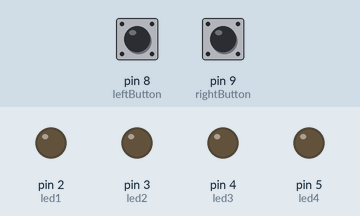
Simulated run of this sketch. Board: Arduino Uno, built with avr-gcc and run on an emulated ATmega328P. Parts: output pins drawn as LEDs (lit = HIGH). Inputs (shaded band) come from the test bench; at power-on: pin 8 (leftButton) LOW, pin 9 (rightButton) LOW.

Above: at 1.2 s.
1.3 s: pin 8 (leftButton) pulled HIGH for 0.15 s
At 2.1 s:
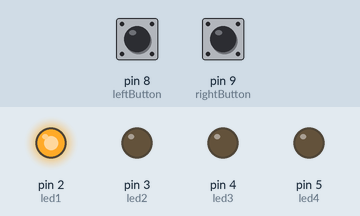
4.4 s: pin 8 (leftButton) pulled HIGH for 1 s
At 4.4 s:
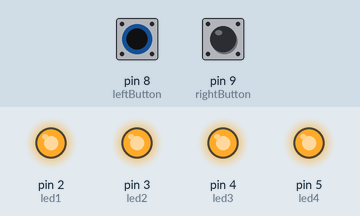
8.4 s: pin 8 (leftButton) pulled HIGH for 3.2 s
At 14.1 s:
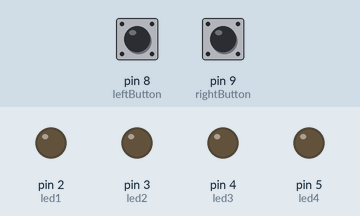
14.6 s: pin 9 (rightButton) pulled HIGH for 0.15 s
At 15.0 s:
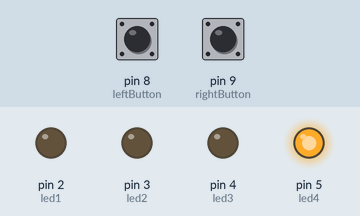
Timing chart, 0 to 18.7 s (numbered marks = the images above; inputs shaded):
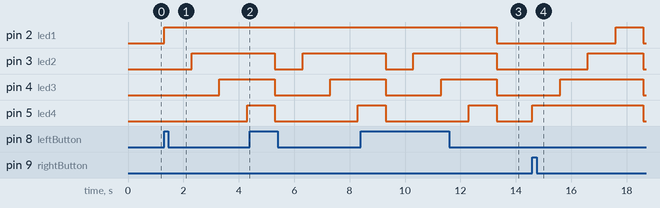

Measured:
- after the input at 1.3 s, pin 2 (led1): LOW → HIGH at once; pin 3 (led2): LOW → HIGH after 1.0 s; pin 4 (led3): LOW → HIGH after 2.0 s; pin 5 (led4): LOW → HIGH after 3.0 s
- after the input at 4.4 s, pin 2 (led1): stays HIGH (without the input it goes to LOW after 0.90 s)
- after the input at 8.4 s, pin 2 (led1): HIGH → LOW after 4.9 s instead of 0.90 s
- after the input at 14.6 s, pin 2 (led1): LOW → HIGH after 3.0 s, → LOW 1.0 s later; pin 3 (led2): LOW → HIGH after 2.0 s, → LOW 2.0 s later; pin 4 (led3): LOW → HIGH after 1.0 s, → LOW 3.0 s later; pin 5 (led4): LOW → HIGH at once, → LOW 4.0 s later

The sketch:

LED.B.L.T.R.ino
```cpp
#define led1  2
#define led2  3
#define led3  4
#define led4  5

#define leftButton  8
#define rightButton  9

void setup()
{
  pinMode(led1, OUTPUT);
  pinMode(led2, OUTPUT);
  pinMode(led3, OUTPUT);
  pinMode(led4, OUTPUT);

  pinMode(leftButton, INPUT);
  pinMode(rightButton, INPUT);
}

void loop()
{
         bool x = digitalRead(leftButton);

  if (x==1){
    // Left to Right
    digitalWrite(led1, HIGH);
    Serial.println("LED Turns On");
    delay(1000);

    digitalWrite(led2, HIGH);
    Serial.println("LED Turns ON");
    delay(1000);

    digitalWrite(led3, HIGH);
    Serial.println("LED Turns On");
    delay(1000);

    digitalWrite(led4, HIGH);
    Serial.println("LED Turns On");
    delay(1000);

  }
  else{
   digitalWrite(led1, LOW);
   Serial.println("LED Turns Off");


   digitalWrite(led2, LOW);
   Serial.println("LED Turns Off");


   digitalWrite(led3, LOW);
   Serial.println("LED Turns Off");


   digitalWrite(led4, LOW);
   Serial.println("LED Turns Off");


  }
       bool y = digitalRead(rightButton);


  if (y==1)
  {
    // Right to Left
    digitalWrite(led4, HIGH);
    Serial.println("LED Turns On");
    delay(1000);

    digitalWrite(led3, HIGH);
    Serial.println("LED Turns On");
    delay(1000);

    digitalWrite(led2, HIGH);
    Serial.println("LED Turns On");
    delay(1000);

    digitalWrite(led1, HIGH);
    Serial.println("LED Turns On");
    delay(1000);
  }
  else{
    digitalWrite(led4, LOW);
    Serial.println("LED Turns Off");


    digitalWrite(led3, LOW);
    Serial.println("LED Turns Off");


    digitalWrite(led2, LOW);
    Serial.println("LED Turns Off");


    digitalWrite(led1, LOW);
    Serial.println("LED Turns Off");


  }
}
```
